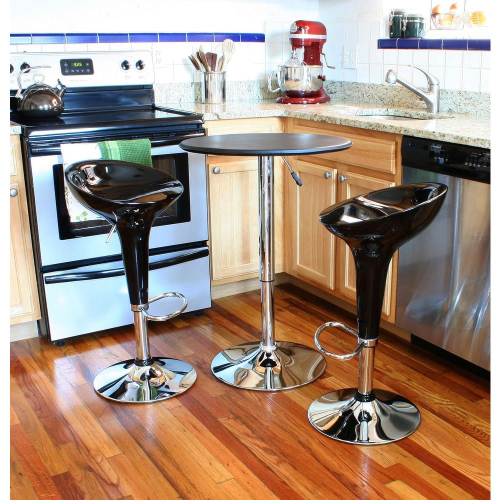
#> input picture test/bar_stool/031d856c-fa7e-4cf6-8e81-f2fc3c040bde.jpg, 1000 x 1000 px (shown at 1/2 size); its folder holds only this picture in this run
$ jupyter execute --allow-errors visual_intelligence.ipynb   (shell and % lines are left out)   (older library calls are emulated)
#> lines starting #> are read from the running program, lines starting #| are printed output that depends on the picture
[cell 1]
# resources
# https://akshaysin.github.io/fourier_transform.html#.XJmGKRNKgdV

[cell 2]
import keras
from matplotlib import pyplot as plt
import numpy as np
import gzip
from keras.models import Model
from keras.optimizers import RMSprop
from keras.layers import Input,Dense,Flatten,Dropout,merge,Reshape,Conv2D,MaxPooling2D,UpSampling2D,Conv2DTranspose
from keras.layers.normalization import BatchNormalization
from keras.models import Model,Sequential
from keras.callbacks import ModelCheckpoint
from keras.optimizers import Adadelta, RMSprop,SGD,Adam
from keras import regularizers
from keras import backend as K
from keras.utils import to_categorical

[cell 3]
import os, sys
from os.path import dirname, abspath, basename, exists, splitext
from os.path import join as joinPath
import numpy as np
import cv2
from matplotlib import pyplot as plt

from skimage.feature import greycomatrix, greycoprops

[cell 4]
import cv2
import datetime as dt
import h5py
import matplotlib.pyplot as plt
import matplotlib.pylab as plb
import numpy as np
import os
import pandas as pd
from glob import glob
import shutil

[cell 5]
HEIGHT = 256
WIDTH = 256
CHANNELS = 3

class Utils:
    """Contains general utility functions to support other classes"""
    # [31 lines left out: function __init__, not called in this run]

#> (a cell that did not finish here is left out)

#> (a cell that did not finish here is left out)

[cell 8]
import os
os.path.abspath(os.path.join('../home_depot_products/'))

[cell 9]
classes = {0:'bar_stool', 1:'bookcase', 2:'chandelier',
           3:'dining_chair', 4:'market_umbrella', 5:'night_stands',
           6:'ottoman', 7:'sconces', 8:'table_lamp', 9:'vases'}
PATH_bar_stools = os.path.abspath(os.path.join('../data/home_depot_products/', 'bar_stool/'))
# [9 lines of commented-out code are left out]
print(PATH_bar_stools)

[cell 10]
bar_stool_files = []
for dirpath, dirs, files in os.walk(PATH_bar_stools):
    bar_stool_files = bar_stool_files + files

[cell 11]
bar_stool_files = [file for file in bar_stool_files if file != '.DS_Store']
print(len(bar_stool_files))

[cell 12]
DUPLICATE_MARKER = '1'

def flattenFiles( here ):
    '''Move all files in subdirs to here, then delete subdirs.
       Conflicting files are renamed, with 1 appended to their name.'''
    for root, dirs, files in os.walk( here, topdown=False ):
        if root != here:
            for name in files:
                source = joinPath( root, name )
                target = handleDuplicates( joinPath( here, name ) )
                os.rename( source, target )

        for name in dirs:
            os.rmdir( joinPath( root, name ) )

# [5 lines left out: function handleDuplicates, not called in this run]

[cell 13]
# [9 lines of commented-out code are left out]
here = '/Users/yachnasharma/Downloads/case_study_visual_intelligence/home_depot_products/vases/'
flattenFiles( here )

[cell 14]
def get_fft_spectrum(img):
#     img = cv2.imread('scenery.jpg', 0)
    dft = cv2.dft(np.float32(img), flags=cv2.DFT_COMPLEX_OUTPUT)
    dft_shift = np.fft.fftshift(dft)

#     magnitude_spectrum = 20 * np.log(cv2.magnitude(dft_shift[:, :, 0], dft_shift[:, :, 1]))
    magnitude_spectrum = np.log(cv2.magnitude(dft_shift[:, :, 0], dft_shift[:, :, 1]))

# [5 lines of commented-out code are left out]
    return magnitude_spectrum

[cell 15]
import matplotlib.pyplot as plt

from skimage.feature import greycomatrix, greycoprops
from skimage import data

def get_glcm_features(image):
    image = np.uint8(image)
    glcm = greycomatrix(image, [5], list(np.arange(0, 360, 30)), 256, symmetric=True, normed=True)
    dis = greycoprops(glcm, 'dissimilarity')[0][0]
    cor = greycoprops(glcm, 'correlation')[0][0]
    con = greycoprops(glcm, 'contrast')[0][0]
    hom = greycoprops(glcm, 'homogeneity')[0][0]
    asm = greycoprops(glcm, 'ASM')[0][0]
    energy = greycoprops(glcm, 'energy')[0][0]
    return {'dissimilarity': dis,
            'correlation':cor,
            'contrast':con,
            'homogeneity': hom,
            'asm': asm,
            'energy': energy}

[cell 16]
# https://www.kaggle.com/crawford/resize-and-save-images-as-hdf5-256x256
import cv2
import datetime as dt
import h5py
import matplotlib.pyplot as plt
import matplotlib.pylab as plb
import numpy as np
import os
import pandas as pd
from glob import glob


def update_results(result, glcm_props, label, image_name):
    for k,_ in glcm_props.items():
        if k == 'labels':
            glcm_props[k].append(label)
        elif k =='image_name':
            glcm_props[k].append(image_name)
        else:
            glcm_props[k].append(result[k])
    return glcm_props


def proc_images():
    """
    Saves compressed, resized images as HDF5 datsets
    Returns
        data.h5, where each dataset is an image or class label
        e.g. X23,y23 = image and corresponding class label
    """

    glcm_props = {'dissimilarity': [],
            'correlation': [],
            'contrast': [],
            'homogeneity': [],
            'asm': [],
            'energy': [],
            'labels': [],
            'image_name': []
        }
    start = dt.datetime.now()
#     # ../input/
#     PATH = os.path.abspath(os.path.join('..', 'input'))
#     # ../input/sample/images/
#     SOURCE_IMAGES = os.path.join(PATH, "sample", "images")
#     # ../input/sample/images/*.png
    SOURCE_IMAGES = PATH_bar_stools
    images = glob(os.path.join(SOURCE_IMAGES, "*.jpg"))
#     print(images)
    # Load labels
#     labels = pd.read_csv('../input/sample_labels.csv')


    # Size of data
    NUM_IMAGES = len(bar_stool_files)
    HEIGHT = 256
    WIDTH = 256
    CHANNELS = 3
    SHAPE = (HEIGHT, WIDTH, CHANNELS)
    dissimilarity = []
    correlation = []
    labels = []
    with h5py.File('data.h5', 'w') as hf:
        for i,img in enumerate(images):
#             print(img)
#             print(img.split('/')[-1])
            # Images
            try:
                image = cv2.imread(img)
#> image is the input picture: shape (1000, 1000, 3); mean B, G, R 128.8, 143.2, 164.8
                height, width, channels = image.shape
#> height = 1000; width = 1000; channels = 3
                print(height, width)
#| 1000 1000
                if height < 1000 or width < 1000:
                    label = 0
                else:
                    label = 1

                image = cv2.resize(image, (WIDTH,HEIGHT), interpolation=cv2.INTER_CUBIC)
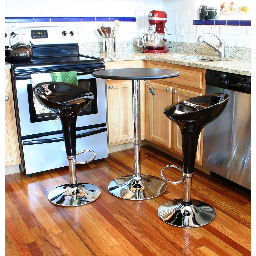
#> image: shape (256, 256, 3); mean B, G, R 128.8, 143.2, 164.8
                image = cv2.normalize(image, None, alpha=0, beta=1, norm_type=cv2.NORM_MINMAX, dtype=cv2.CV_32F)
                gray = cv2.cvtColor(image, cv2.COLOR_BGR2GRAY)
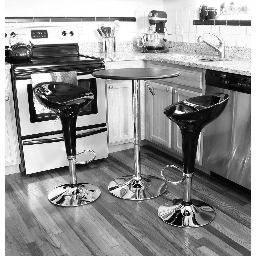
#> gray: shape (256, 256) float32; min 0, max 1, mean 0.58
                magnitude_spectrum = get_fft_spectrum(gray)
#> in get_fft_spectrum, `magnitude_spectrum = np.log(cv2.magnitude(dft_shift[:, :, 0], dft_shif..`:
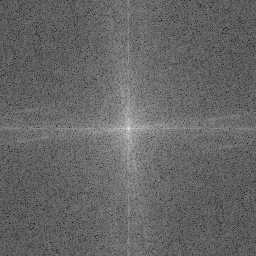
#> magnitude_spectrum: shape (256, 256) float32; min -2.2, max 10.55, mean 2.92; drawn with min black and max white
#                 magnitude_spectrum = fft_hpf_filtered(gray)


    #                 magnitude_spectrum = fft_bpf_filter(gray)
#             descs = daisy_descriptors(gray)
#
                result = get_glcm_features(magnitude_spectrum)
#> in get_glcm_features, `image = np.uint8(image)`:
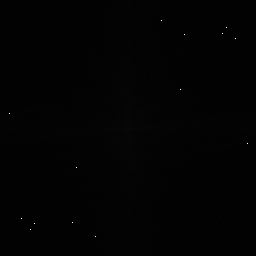
#> image: shape (256, 256); min 0, max 255, mean 2.5
#> in get_glcm_features, `dis = greycoprops(glcm, 'dissimilarity')[0][0]`: dis = 0.806
#> in get_glcm_features, `cor = greycoprops(glcm, 'correlation')[0][0]`: cor = 0.0242
#> in get_glcm_features, `con = greycoprops(glcm, 'contrast')[0][0]`: con = 28.8
#> in get_glcm_features, `hom = greycoprops(glcm, 'homogeneity')[0][0]`: hom = 0.679
#> in get_glcm_features, `asm = greycoprops(glcm, 'ASM')[0][0]`: asm = 0.117
#> in get_glcm_features, `energy = greycoprops(glcm, 'energy')[0][0]`: energy = 0.343
#> result = {'dissimilarity': 0.806, 'correlation': 0.0242, 'contrast': 28.8, 'homogeneity': 0.679, 'asm': 0.117, 'energy': 0.343}
#                 if result['dissimilarity'] > 0.027506: # for bar_stool
#                 if result['dissimilarity'] > 45: # for bookcase
#                 if result['dissimilarity'] > 15: # for ottoman
#                 if result['dissimilarity'] > 10: # for ottoman
#                     plb.imshow(image)
#                     plb.show()
                image_name = img.split('/')[-1]
                glcm_props = update_results(result, glcm_props, label, image_name)
#> glcm_props = {'dissimilarity': [0.806], 'correlation': [0.0242], 'contrast': [28.8], 'homogeneity': [0.679], 'asm': [0.117], 'energy': [0.343], 'labels': [1], 'image_name': ['031d856c-fa7e-4cf6-8e81-f2fc3c040bde.jpg']}
                Xset = hf.create_dataset(
                    name='X'+str(i),
                    data=image,
                    shape=(HEIGHT, WIDTH, CHANNELS),
                    maxshape=(HEIGHT, WIDTH, CHANNELS),
                    compression="gzip",
                    compression_opts=9)
                # Labels
                base = os.path.basename(img)
#             finding = labels["Finding Labels"][labels["Image Index"] == base].values[0]
                yset = hf.create_dataset(
                    name='y'+str(i),
                    shape=(1,),
                    maxshape=(None,),
                    compression="gzip",
                    compression_opts=9)
    #YS
                yset = 0
# [6 lines of commented-out code are left out]
                end=dt.datetime.now()
                print("\r", i, ": ", (end-start).seconds, "seconds", end="")
            except:
                print("Could not open image:" + img)

        return glcm_props

[cell 17]
glcm_props = proc_images()

[cell 18]
df = pd.DataFrame(glcm_props)
#> df = table of 1 rows and 8 columns
#> (the rest of this cell did not finish here and is left out)

[cell 19]
from sklearn import preprocessing
#> (the rest of this cell did not finish here and is left out)

#> (a cell that did not finish here is left out)

[cell 21]
# %matplotlib inline
# %matplotlib notebook
# %pylab
# import pandas as pd
# import numpy as np
# import matplotlib as mpl
# import matplotlib.pyplot as plt
# from mpl_toolkits.mplot3d import Axes3D


# # What follows is a copy of the 3D plot example code.
# # Data is randomly generated so there is no external data import.

# # def randrange(n, vmin, vmax):
# #     return (vmax-vmin)*np.random.rand(n) + vmin

# fig = plt.figure(figsize=(8, 6))
# ax = fig.add_subplot(111, projection='3d')
# # n = 100
# # for c, m, zl, zh in [('r', 'o', -60, -25), ('b', '^', -30, -5)]:
# #     xs = randrange(n, 23, 50)
# #     ys = randrange(n, 0, 100)
# #     zs = randrange(n, zl, zh)
# #     ax.scatter(xs, ys, zs, c=c, marker=m)
# ax.scatter(df1['correlation'], df1['homogeneity'], df1['energy'])

# ax.set_xlabel('X Label')
# ax.set_ylabel('Y Label')
# ax.set_zlabel('Z Label')
# ax.mouse_init()
# plt.show()

#> (a cell that did not finish here is left out)

[cell 23]
# [27 lines of commented-out code are left out]

#> (a cell that did not finish here is left out)

[cell 25]
df['labels'].value_counts()

[cell 26]
import seaborn as sns
plt.figure(figsize=(16, 6))
#> (the rest of this cell did not finish here and is left out)

[cell 27]
plt.figure(figsize=(16, 6))
#> (the rest of this cell did not finish here and is left out)

[cell 28]
plt.figure(figsize=(16, 6))
#> (the rest of this cell did not finish here and is left out)

[cell 29]
dat = {'image_names':['a.jpg', 'b.jpg', 'c.jpg'], 'labels': ['lamp', 'table', 'chair']}
df_test = pd.DataFrame(dat)
df_test = pd.concat([df_test, pd.get_dummies(df_test['labels'])], axis=1)
df_test

[cell 30]
list(np.arange(0, 360, 30))

#> (a cell that did not finish here is left out)

[cell 32]
train_dataset = h5py.File('data.h5', "r")
#> (the rest of this cell did not finish here and is left out)

[cell 33]
np.array(train_dataset)

[cell 34]
# https://github.com/manoharan-lab/camera-controller/issues/13
import h5py
import glob
import os.path
import time
# import holopy as hp
import tempfile
from glob import glob as glb

SOURCE_IMAGES = PATH_bar_stools
images = glb(os.path.join(SOURCE_IMAGES, "*.jpg"))

# Size of data
NUM_IMAGES = len(bar_stool_files)
HEIGHT = 256
WIDTH = 256
CHANNELS = 3
SHAPE = (HEIGHT, WIDTH, CHANNELS)
# ims = [hp.load(f) for f in glob.glob('/group/manoharan2/tom/data/2014-09-22/10/*.tif')]
# ims = [hp.load(f) for f in glob.glob('/Users/yachnasharma/Downloads/case_study_visual_intelligence/home_depot_products/bar_stool/*.jpg')]

def setup_hdf5_file(shape, name, **options):
    f = h5py.File(name+'.hdf5', 'w')
    f.create_dataset('data', shape, **options)
    return f

def save_images(f, images):
    for i, im in enumerate(images):
        image = cv2.imread(im)
        image = cv2.resize(image, (WIDTH,HEIGHT), interpolation=cv2.INTER_CUBIC)
        f['data'][..., i] = image
    f.close()

def benchmark(name, images, **options):
    tstart = time.time()
    f = setup_hdf5_file((256, 256, 3, NUM_IMAGES), name, **options)
    save_images(f, images)
    tstop = time.time()
    size = os.path.getsize(name+'.hdf5')
    print("{0}: {1:.1f}s, {2}MB".format(name, tstop-tstart, size//1e6))

# benchmark('raw', images)
benchmark('gzipped', images, compression='gzip')
benchmark('tlines', images, compression='gzip', chunks=(1, 1, 3, NUM_IMAGES))
benchmark('tlines_x16', images,compression='gzip', chunks=(16, 16, 3, NUM_IMAGES))
benchmark('tlines_x64', images,compression='gzip', chunks=(64, 64, 3, NUM_IMAGES))
